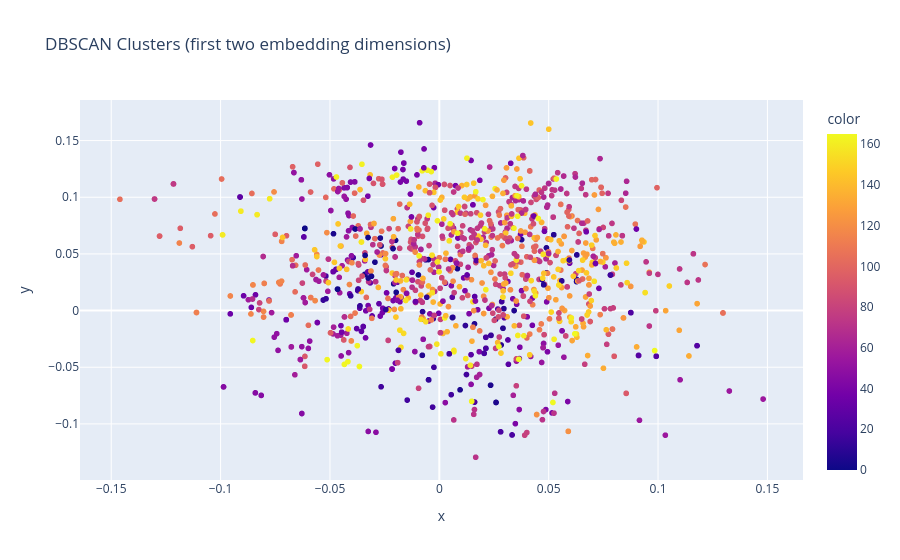

This figure's notebook cell:
### Code cell
fig = px.scatter(
    x=X[:, 0], y=X[:, 1],
    color=CO_db.cluster,
    hover_data={
        "sbert": CO_db['sbert_text'],
        "cluster": CO_db['cluster'],
        "Event" :CO_db['GlobalEventID']


    },
    title="DBSCAN Clusters (first two embedding dimensions)"
)
#fig.update_traces(marker=dict(size=6, opacity=0.7))
fig.show()

### Figure 1 — Plotly figure (JSON) as saved in the notebook; plotly's stock layout.template omitted (floating-point values rounded to 4 significant figures; data arrays with more than 128 entries replaced by an {"elided": "..."} marker saying what was removed)
{"data": [{"customdata": {"elided": "1448x3 mixed values"}, "hovertemplate": "x=%{x}<br>y=%{y}<br>sbert=%{customdata[0]}<br>cluster=%{customdata[1]}<br>Event=%{customdata[2]}<br>color=%{marker.color}<extra></extra>", "legendgroup": "", "marker": {"color": {"elided": "1448 int values"}, "coloraxis": "coloraxis", "symbol": "circle"}, "mode": "markers", "name": "", "showlegend": false, "type": "scattergl", "x": {"elided": "1448 float values"}, "xaxis": "x", "y": {"elided": "1448 float values"}, "yaxis": "y"}], "layout": {"coloraxis": {"colorbar": {"title": {"text": "color"}}, "colorscale": [[0, "#0d0887"], [0.1111, "#46039f"], [0.2222, "#7201a8"], [0.3333, "#9c179e"], [0.4444, "#bd3786"], [0.5556, "#d8576b"], [0.6667, "#ed7953"], [0.7778, "#fb9f3a"], [0.8889, "#fdca26"], [1, "#f0f921"]]}, "legend": {"tracegroupgap": 0}, "title": {"text": "DBSCAN Clusters (first two embedding dimensions)"}, "xaxis": {"anchor": "y", "domain": [0, 1], "title": {"text": "x"}}, "yaxis": {"anchor": "x", "domain": [0, 1], "title": {"text": "y"}}}}
